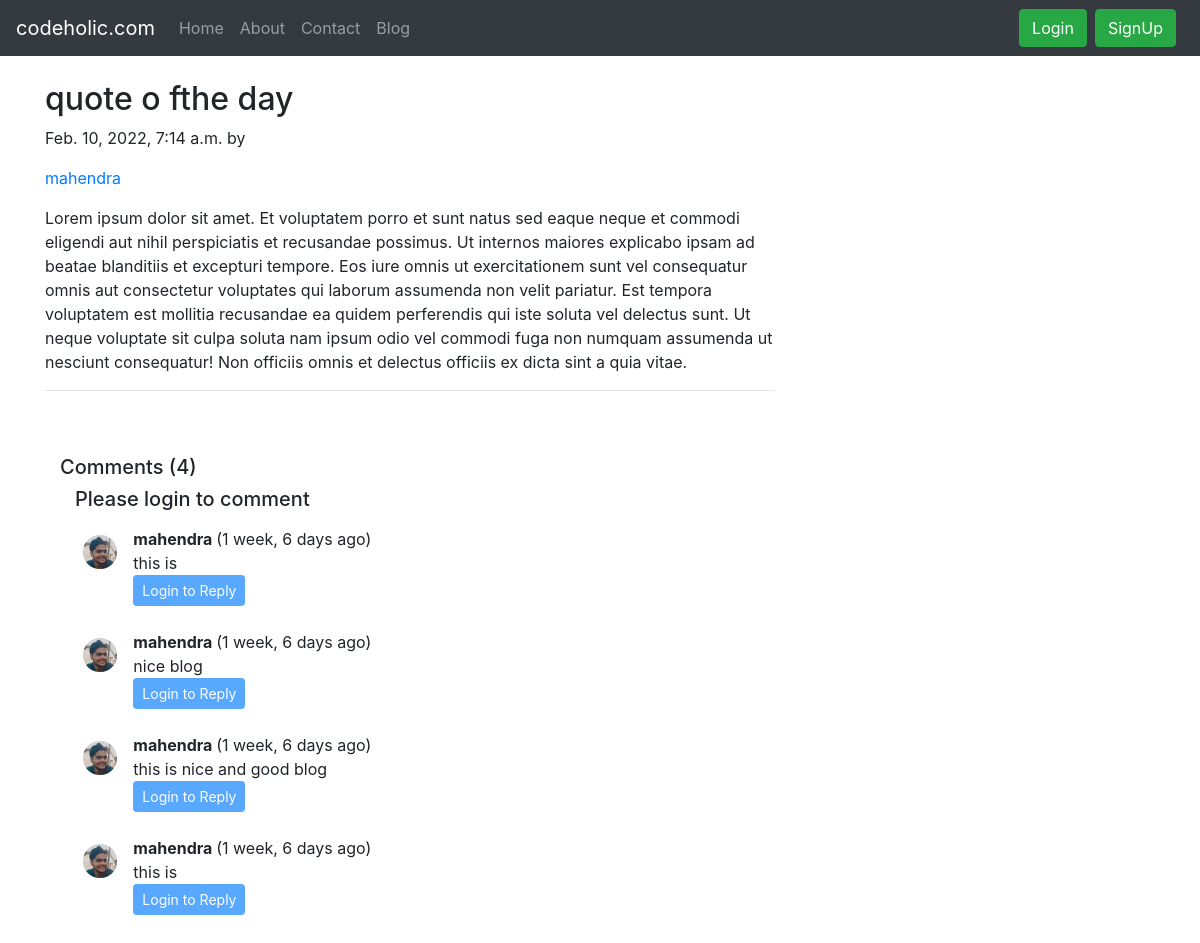
The app's page /blog/first_post, older data.
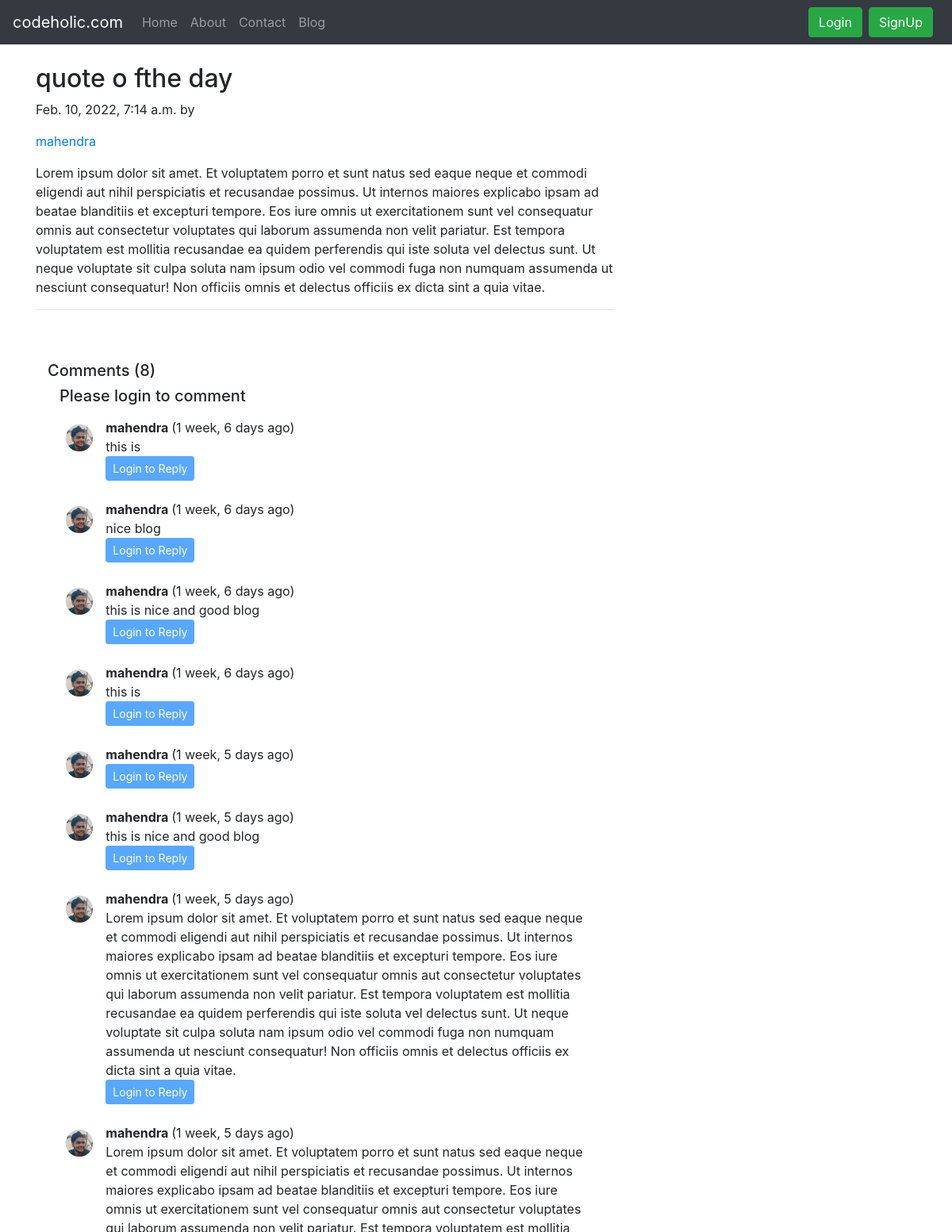
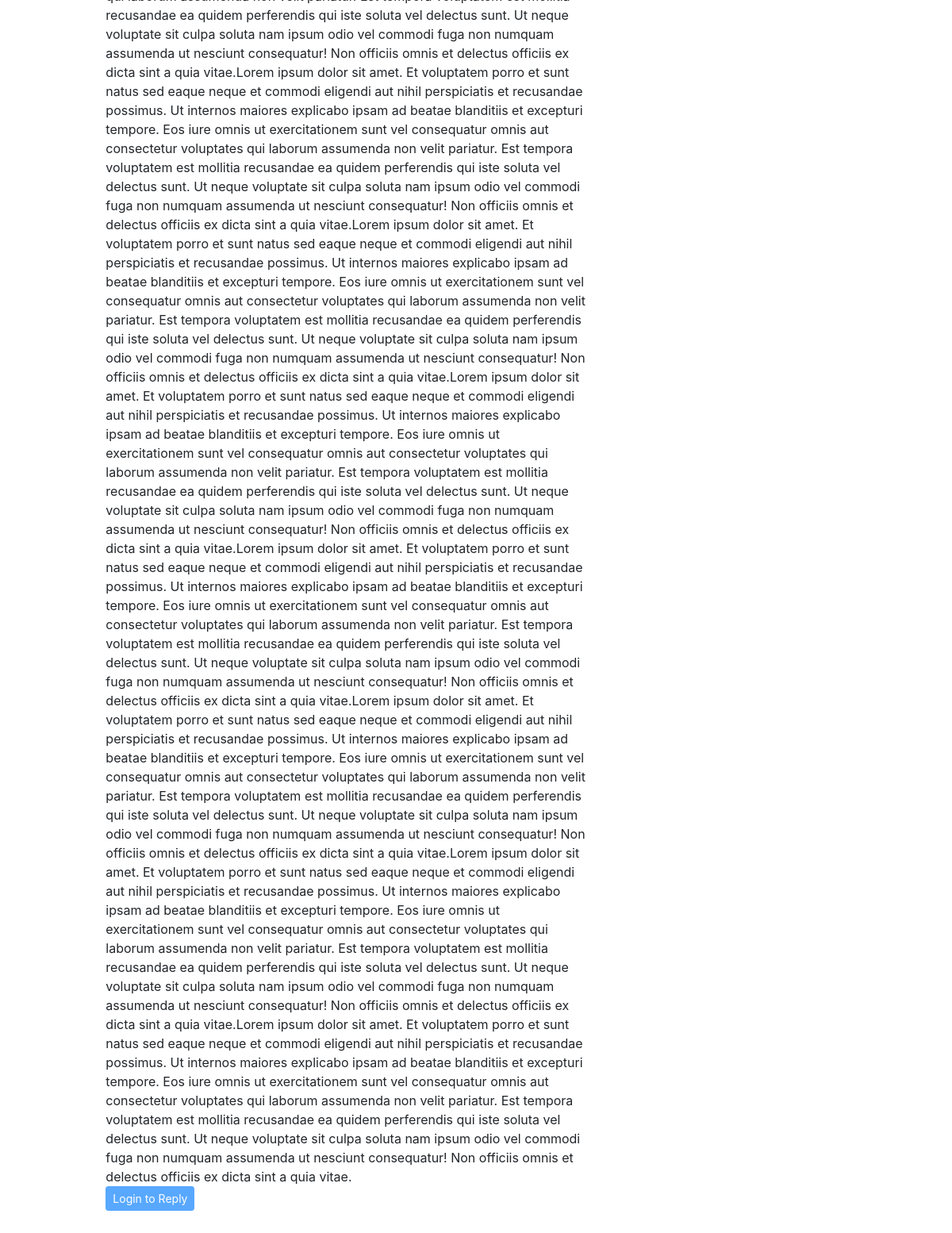
The same page, newer data (2 pictures, top to bottom).
### blog/models.py (models this page shows)
class Blogcomment(models.Model):
     sno = models.AutoField(primary_key=True)
     comment = models.TextField()
     user = models.ForeignKey(User, on_delete= models.CASCADE)
     post = models.ForeignKey(Post, on_delete= models.CASCADE)
     parent = models.ForeignKey("self",null=True, on_delete= models.CASCADE)
     timestamp = models.DateTimeField(default = now)

### blog/views.py (the view)
# urls.py: path('<str:slug>', views.blogpost, name="blogpost"),
def blogpost(request, slug):
    post = Post.objects.filter(slug=slug).first()
    comments = Blogcomment.objects.filter(post=post, parent=None)
    replies = Blogcomment.objects.filter(post =post).exclude(parent =None)
    replyDict = {}
    for reply in replies:
        if reply.parent.sno not in replyDict.keys():
            replyDict[reply.parent.sno] = [reply]
        else:
            replyDict[reply.parent.sno].append(reply)
    context = {"post": post, "comments": comments, "user": request.user, "replyDict": replyDict}
    return render(request, "blog/blogpost.html", context)

### blog/templatetags/extras.py (called while the page is built)
@register.filter(name = "get_val")
def get_val(dict, key):
    return dict.get(key)

### templates/blog/blogpost.html (shortened to what this page needs)
{% extends "base.html" %}
{% block body %}
{% load humanize %}
{% load static %}
{% load extras %}
<div class="container my-4">
<div class="row">
    <div class="col-md-8 blog-main">
        <div class="blog-post">
        <h2 class="blog-post-title">{{ post.title }}</h2>
        <p class="blog-post-meta">{{ post.timestamp }} by</p> <a href="/about">{{ post.author }}</a></p>
        <p>{{ post.content|safe }}</p>
        <hr>
      </div>
        <br><br>
<div class = "container">
    <h5> Comments  ({{comments.count}})</h5>
    <div>
        {% if user.is_authenticated %}
        <div class = "container">
   <form action=" /blog/postComment" method = "post">
       {% csrf_token %}
  <div class="form-group">
    <label for="comment">Enter your commnet here</label>
    <input type="text" class="form-control" id="comment" name = "comment" aria-describedby="commentHelp">
  <input type="hidden" name="parentSno" value="">
  </div>
       <input type = "hidden" class = "form-control" name = "postSno" value="{{ post.sn }}">
  <button type="submit" class="btn btn-primary">Post</button>
       </form>
        {% else %}
        <div class = "container my-2">
            <h5>Please login to comment</h5>
        </div>
        {% endif %}
            {% for comment in comments %}
    <div class="row my-3 mx-0">
        <div class="col-md-1 "><img class="rounded mx-auto d-block img p-2" src="/static/images/myimage.png"  alt="user" style ="width: 100px height: 100px">
        </div>
        <div class="col-md-11 ">
        <b> {{comment.user.username}} </b>  ({{comment.timestamp | naturaltime}})
        <div>   {{comment.comment}} </div>
             {% if user.is_authenticated %}
            <div class="reply mx-0">
                <button class="btn btn-sm btn-primary" type="button" data-toggle="collapse" data-target="#replyBox{{comment.sno}}" aria-expanded="false" aria-controls="replyBox{{comment.sno}}">
                    Reply
                </button>
                <div class="collapse" id="replyBox{{comment.sno}}">
                    <div class="card card-body my-2">
                        <form action="/blog/postComment" method="post">
                            {% csrf_token %}
                            <div class="form-group">
                                <label for="comment">Post a reply </label>
                                <input type="text" class="form-control"  name="comment" placeholder="Enter reply here">
                                <input type="hidden" name="parentSno" value="{{comment.sno}}">
                            </div>
                            <input type="hidden" name="postSno" value="{{post.sn}}">
                            <button type="submit" class="btn btn-primary">Submit</button>
                        </form>
                    </div>
                </div>
                {% else %}
                <button class="btn btn-sm btn-primary disabled" type="button" data-toggle="collapse" data-target="#replyBox{{comment.sno}}" aria-expanded="false" aria-controls="replyBox{{comment.sno}}">
                    Login to Reply
                </button>
                {% endif %}
</div>
</div>
{% endfor %}
        </div>
{% endblock body %}

Row changes from the older to the newer data that the page shows:
added Blogcomment: user.username "mahendra", timestamp "1 week, 5 days ago"
added Blogcomment: user.username "mahendra", timestamp "1 week, 5 days ago", comment "this is nice and good blog"
added Blogcomment: user.username "mahendra", timestamp "1 week, 5 days ago", comment "Lorem ipsum dolor sit amet. Et voluptatem porro et sunt natus sed eaque neque et commodi eligendi aut nihil perspiciatis et recusandae possimus. Ut internos maiores explicabo ipsam ad beatae blanditiis et excepturi tempore. Eos iure omnis ut exercitationem sunt vel consequatur omnis aut consectetur voluptates qui laborum assumenda non velit pariatur. Est tempora voluptatem est mollitia recusandae ea quidem perferendis qui iste soluta vel delectus sunt. Ut neque voluptate sit culpa soluta nam ipsum odio vel commodi fuga non numquam assumenda ut nesciunt consequatur! Non officiis omnis et delectus officiis ex dicta sint a quia vitae."
added Blogcomment: user.username "mahendra", timestamp "1 week, 5 days ago", comment "Lorem ipsum dolor sit amet. Et voluptatem porro et sunt natus sed eaque neque et commodi eligendi aut nihil perspiciatis et recusandae possimus. Ut internos maiores explicabo ipsam ad beatae blanditiis et excepturi tempore. Eos iure omnis ut exercitationem sunt vel consequatur omnis aut consectetur voluptates qui laborum assumenda non velit pariatur. Est tempora voluptatem est mollitia recusandae ea quidem perferendis qui iste soluta vel delectus sunt. Ut neque voluptate sit culpa soluta nam ipsum odio vel commodi fuga non numquam assumenda ut nesciunt consequatur! Non officiis omnis et delectus officiis ex dicta sint a quia vitae.Lorem ipsum dolor sit amet. Et voluptatem porro et sunt…"
Text that changed along with them:
{{ comments.count }}: "4" → "8"
